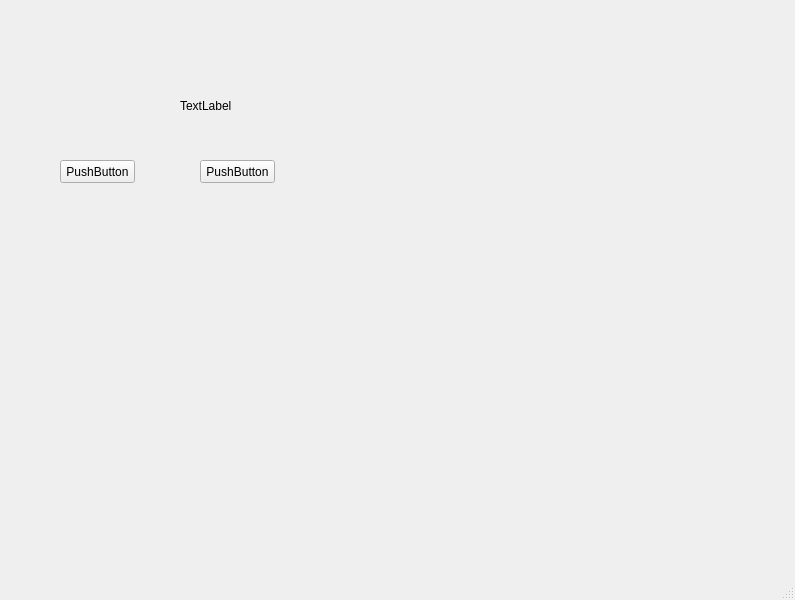
<?xml version="1.0" encoding="UTF-8"?>
<ui version="4.0">
 <class>MainWindow</class>
 <widget class="QMainWindow" name="MainWindow">
  <property name="geometry">
   <rect>
    <x>0</x>
    <y>0</y>
    <width>795</width>
    <height>600</height>
   </rect>
  </property>
  <property name="windowTitle">
   <string>MainWindow</string>
  </property>
  <widget class="QWidget" name="centralwidget">
   <widget class="QPushButton" name="pushButton">
    <property name="geometry">
     <rect>
      <x>60</x>
      <y>160</y>
      <width>75</width>
      <height>23</height>
     </rect>
    </property>
    <property name="text">
     <string>PushButton</string>
    </property>
   </widget>
   <widget class="QPushButton" name="pushButton_2">
    <property name="geometry">
     <rect>
      <x>200</x>
      <y>160</y>
      <width>75</width>
      <height>23</height>
     </rect>
    </property>
    <property name="text">
     <string>PushButton</string>
    </property>
   </widget>
   <widget class="QLabel" name="labell">
    <property name="geometry">
     <rect>
      <x>180</x>
      <y>90</y>
      <width>101</width>
      <height>31</height>
     </rect>
    </property>
    <property name="text">
     <string>TextLabel</string>
    </property>
   </widget>
  </widget>
  <widget class="QMenuBar" name="menubar">
   <property name="geometry">
    <rect>
     <x>0</x>
     <y>0</y>
     <width>795</width>
     <height>22</height>
    </rect>
   </property>
  </widget>
  <widget class="QStatusBar" name="statusbar"/>
 </widget>
 <resources/>
 <connections/>
</ui>
